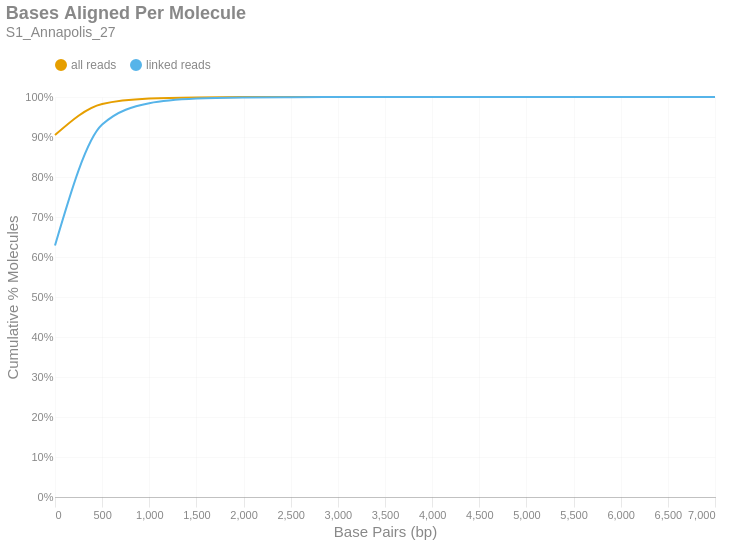

Notebook code for this chart:
### Markdown cell above
### Bases Aligned Per Molecule
This is a cumulative frequency distribution showing the number of base pairs aligned per unique molecule. These data are shown in 500 bp bins. There are two distributions: one with `all reads` (yellow) and another with only `linked reads` (blue). The percent of molecules in the `linked reads` distribution is relative to the total number of linked molecules.

### Code cell
if SKIPLR:
    print_html(f"Skipped")
else:
    binned_df = consolidated_hist(valids['aligned_bp'], mask, 500, True)
    with SafeRender(binned_df):
        (
            density_plot(binned_df, 'Bases Aligned Per Molecule', samplename, 'basesper')
            .encode(
                x=alt.X('bin:Q', title="Base Pairs (bp)").axis(tickMinStep=500).scale(padding=0),
                y=alt.Y('value:Q', title='Cumulative % Molecules')
                    .axis(format='%')
                    .scale(domain = [0,1])
                    .stack(False),
                color=alt.Color("key:N").scale(domain = ["all reads", "linked reads"]),
                tooltip = [
                    alt.Tooltip("key:N", title = "Data Type"),
                    alt.Tooltip("range_label:N", title="Bases Aligned Per Molecule"),
                    alt.Tooltip("value:Q", format = ".2%", title="% Molecules (Cum.)")
                ]
            )
        ).display()

### Figure 1 — Vega-Lite specification as saved in the notebook (floating-point values rounded to 4 significant figures)
{"width": "container", "height": 400, "config": {"title": {"anchor": "start", "dy": -15, "fontSize": 18, "color": "#888888", "subtitleColor": "#888888", "subtitleFontSize": 14}, "arc": {"fill": "#0072B2"}, "axis": {"domainColor": "#888888", "domainWidth": 0.5, "gridWidth": 0.2, "grid": false, "titleFontWeight": 400, "titleFontSize": 15, "labelFontSize": 11, "labelColor": "#888888", "tickColor": "#888888", "tickWidth": 0.2, "titleColor": "#888888"}, "axisBand": {"grid": false}, "axisX": {"grid": true, "tickSize": 10, "domainCap": "round"}, "axisY": {"domain": false, "grid": true, "tickSize": 0, "domainCap": "round"}, "background": "transparent", "header": {"labelFontSize": 15, "labelColor": "#888888", "titleFontSize": 15, "titleFontWeight": 600, "titleColor": "#888888"}, "legend": {"labelFont": "sans-serif", "labelFontSize": 12, "labelColor": "#888888", "symbolSize": 100, "symbolType": "circle", "titleFontSize": 12, "titlePadding": 10, "titleColor": "#888888", "title": null, "orient": "top"}, "range": {"category": ["#E69F00", "#56B4E9", "#009E73", "#F0E442", "#0072B2", "#D55E00", "#CC79A7", "#000000"], "diverging": ["#cfe8f3", "#a2d4ec", "#73bfe2", "#46abdb", "#1696d2", "#12719e"]}, "area": {"fill": "#0072B2", "fillOpacity": 0.7, "line": true, "strokeOpacity": 0.7}, "line": {"color": "#0072B2", "stroke": "#0072B2", "strokeWidth": 2}, "trail": {"color": "#0072B2", "stroke": "#0072B2", "strokeWidth": 0, "size": 1}, "point": {"filled": true, "fillOpacity": 1.0, "size": 95}, "text": {"color": "#888888", "fontSize": 11, "align": "right", "fontWeight": 400, "size": 11}, "bar": {"fill": "#0072B2", "stroke": null}, "view": {"stroke": null, "continuousWidth": 660, "continuousHeight": 400}}, "data": {"name": "data-a44e0a7ea16536cfbab2f580b058d2d5"}, "mark": {"type": "line", "interpolate": "monotone", "point": {"opacity": 0, "size": 275}}, "encoding": {"color": {"field": "key", "scale": {"domain": ["all reads", "linked reads"]}, "type": "nominal"}, "tooltip": [{"field": "key", "title": "Data Type", "type": "nominal"}, {"field": "range_label", "title": "Bases Aligned Per Molecule", "type": "nominal"}, {"field": "value", "format": ".2%", "title": "% Molecules (Cum.)", "type": "quantitative"}], "x": {"axis": {"tickMinStep": 500}, "field": "bin", "scale": {"padding": 0}, "title": "Base Pairs (bp)", "type": "quantitative"}, "y": {"axis": {"format": "%"}, "field": "value", "scale": {"domain": [0, 1]}, "stack": false, "title": "Cumulative % Molecules", "type": "quantitative"}}, "params": [{"name": "param_c36ac31b6afebe62", "select": {"type": "point", "fields": ["key"]}, "bind": "legend"}], "title": {"text": "Bases Aligned Per Molecule", "subtitle": "S1_Annapolis_27"}, "transform": [{"fold": ["all reads (cumsum)", "linked reads (cumsum)"]}, {"calculate": "replace(datum.key, ' (cumsum)', '')", "as": "key"}, {"filter": {"param": "param_c36ac31b6afebe62"}}], "usermeta": {"embedOptions": {"downloadFileName": "S1_Annapolis_27.basesper"}}, "$schema": "https://vega.github.io/schema/vega-lite/v6.1.0.json", "datasets": {"data-a44e0a7ea16536cfbab2f580b058d2d5": [{"bin": "0.0", "interval": "0.0-500.0", "all reads": 0.9048, "linked reads": 0.6287, "all reads (cumsum)": 0.9048, "linked reads (cumsum)": 0.6287, "range_label": "0-499"}, {"bin": "500.0", "interval": "500.0-1000.0", "all reads": 0.07766, "linked reads": 0.3024, "all reads (cumsum)": 0.9825, "linked reads (cumsum)": 0.9311, "range_label": "500-999"}, {"bin": "1000.0", "interval": "1000.0-1500.0", "all reads": 0.01358, "linked reads": 0.05342, "all reads (cumsum)": 0.9961, "linked reads (cumsum)": 0.9845, "range_label": "1000-1499"}, {"bin": "1500.0", "interval": "1500.0-2000.0", "all reads": 0.002946, "linked reads": 0.01162, "all reads (cumsum)": 0.999, "linked reads (cumsum)": 0.9961, "range_label": "1500-1999"}, {"bin": "2000.0", "interval": "2000.0-2500.0", "all reads": 0.0007096, "linked reads": 0.002801, "all reads (cumsum)": 0.9997, "linked reads (cumsum)": 0.9989, "range_label": "2000-2499"}, {"bin": "2500.0", "interval": "2500.0-3000.0", "all reads": 0.0001812, "linked reads": 0.0007153, "all reads (cumsum)": 0.9999, "linked reads (cumsum)": 0.9996, "range_label": "2500-2999"}, {"bin": "3000.0", "interval": "3000.0-3500.0", "all reads": 5.644e-05, "linked reads": 0.0002228, "all reads (cumsum)": 1.0, "linked reads (cumsum)": 0.9999, "range_label": "3000-3499"}, {"bin": "3500.0", "interval": "3500.0-4000.0", "all reads": 1.897e-05, "linked reads": 7.488e-05, "all reads (cumsum)": 1.0, "linked reads (cumsum)": 0.9999, "range_label": "3500-3999"}, {"bin": "4000.0", "interval": "4000.0-4500.0", "all reads": 6.886e-06, "linked reads": 2.719e-05, "all reads (cumsum)": 1.0, "linked reads (cumsum)": 1.0, "range_label": "4000-4499"}, {"bin": "4500.0", "interval": "4500.0-5000.0", "all reads": 3.612e-06, "linked reads": 1.426e-05, "all reads (cumsum)": 1.0, "linked reads (cumsum)": 1.0, "range_label": "4500-4999"}, {"bin": "5000.0", "interval": "5000.0-5500.0", "all reads": 1.355e-06, "linked reads": 5.348e-06, "all reads (cumsum)": 1.0, "linked reads (cumsum)": 1.0, "range_label": "5000-5499"}, {"bin": "5500.0", "interval": "5500.0-6000.0", "all reads": 9.031e-07, "linked reads": 3.566e-06, "all reads (cumsum)": 1.0, "linked reads (cumsum)": 1.0, "range_label": "5500-5999"}, {"bin": "6000.0", "interval": "6000.0-6500.0", "all reads": 1.129e-07, "linked reads": 4.457e-07, "all reads (cumsum)": 1.0, "linked reads (cumsum)": 1.0, "range_label": "6000-6499"}, {"bin": "6500.0", "interval": "6500.0-7000.0", "all reads": 3.387e-07, "linked reads": 1.337e-06, "all reads (cumsum)": 1.0, "linked reads (cumsum)": 1.0, "range_label": "6500-6999"}, {"bin": "7000.0", "interval": "7000.0-7500.0", "all reads": 1.129e-07, "linked reads": 4.457e-07, "all reads (cumsum)": 1.0, "linked reads (cumsum)": 1.0, "range_label": "7000-7499"}]}}
